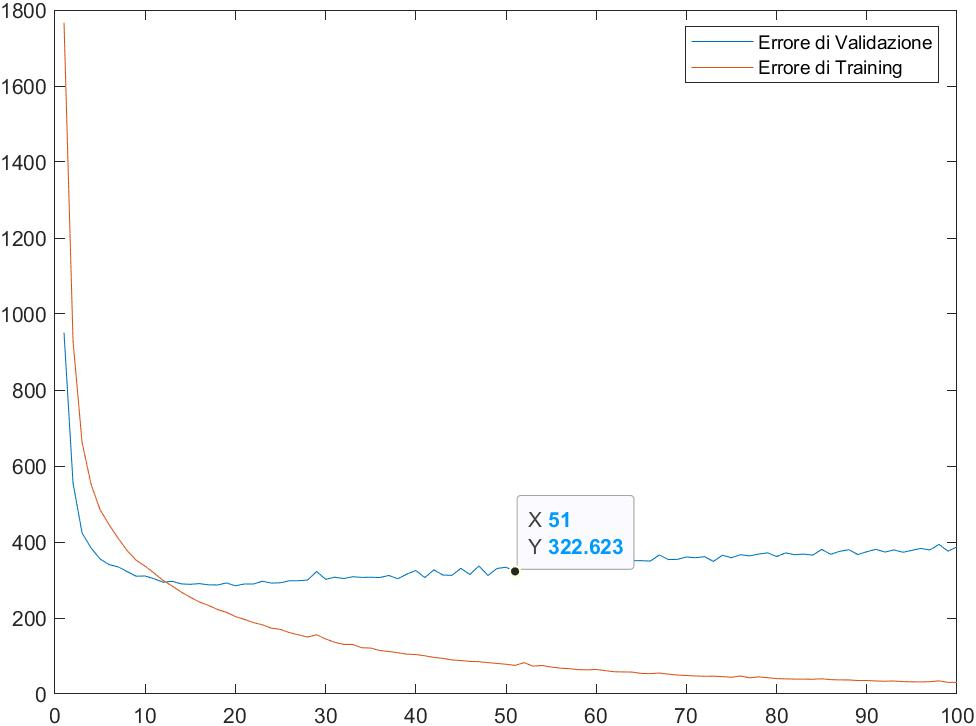
%> input picture neural_net/Errore di Training e di Validazione rete buona 2.jpg, 976 x 726 px
$ octave --eval "result = convertImage('Errore di Training e di Validazione rete buona 2.jpg');"   (GNU Octave 9; MATLAB toolbox functions it lacks are replaced by stand-ins)
%> lines starting %> are read from the running program, lines starting %| are printed output that depends on the picture
function [I] = convertImage(filename)
% Funzione che prende in input un'immagine, la ridimensiona in 28x28 pixel,
% la esporta in grayscale e restituisce la matrice corrispondente che può
% essere usata per il training
% filename - la STRINGA contenente il path dell'immagine
% I - restituisce la matrice corrispondente all'immagine grayscale
    RGB = imread(filename);
%> RGB is the input picture: size 726x976x3 uint8; mean R, G, B 251.1, 251.3, 251.3
    RGB = imresize(RGB,[200,200]);
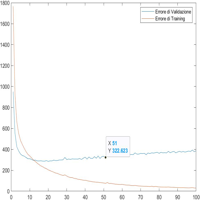
%> RGB: size 200x200x3 uint8; mean R, G, B 251, 251.1, 251.1
    I = rgb2gray(RGB);
    I = normalize(I, 'range');
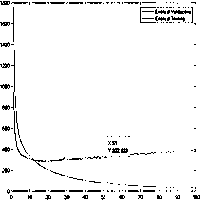
%> I: size 200x200 uint8; values 0 (black) and 1 (white), 95.7% white; black in thin lines or dots
    colormap gray;
    imagesc(I);
end

$ run again, on neural_net/Errore di Training e di Validazione rete buona 3.jpg
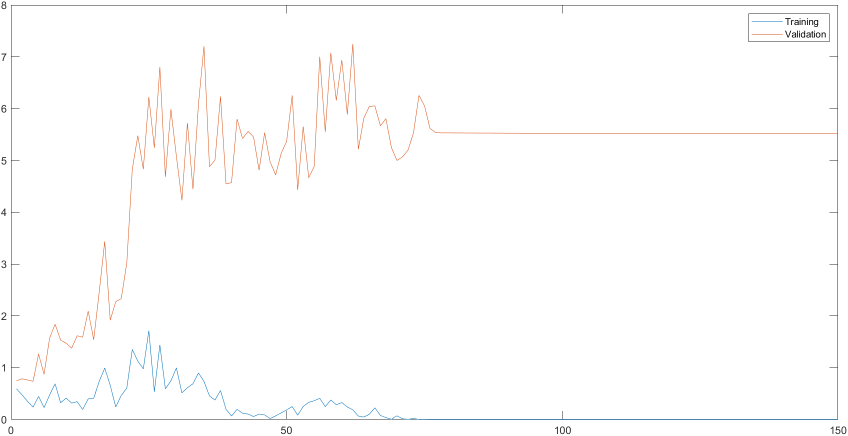
%> input picture neural_net/Errore di Training e di Validazione rete buona 3.jpg, 1695 x 871 px (shown at 1/2 size)
%> in convertImage, RGB is the input picture: size 871x1695x3 uint8; mean R, G, B 253.3, 252.9, 252.8
%> in convertImage, `RGB = imresize(RGB,[200,200]);`:
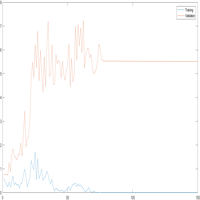
%> RGB: size 200x200x3 uint8; mean R, G, B 253.3, 252.8, 252.7
%> in convertImage, `I = normalize(I, 'range');`:
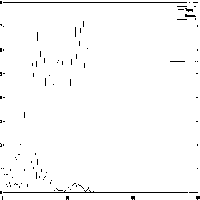
%> I: size 200x200 uint8; values 0 (black) and 1 (white), 98% white; black in thin lines or dots
